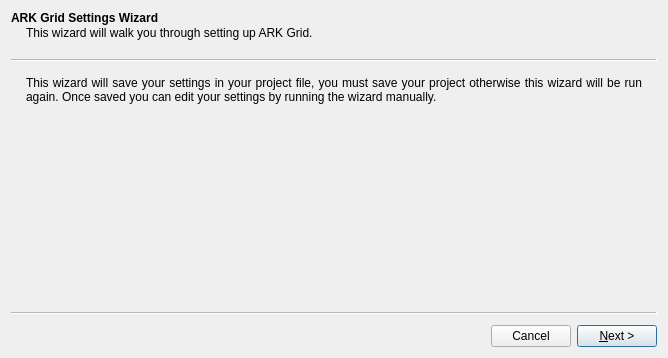
<?xml version="1.0" encoding="UTF-8"?>
<ui version="4.0">
 <class>SettingsWizard</class>
 <widget class="QWizard" name="SettingsWizard">
  <property name="geometry">
   <rect>
    <x>0</x>
    <y>0</y>
    <width>668</width>
    <height>358</height>
   </rect>
  </property>
  <property name="windowTitle">
   <string>Wizard</string>
  </property>
  <property name="options">
   <set>QWizard::CancelButtonOnLeft|QWizard::NoBackButtonOnStartPage|QWizard::NoDefaultButton</set>
  </property>
  <widget class="QWizardPage" name="welcomePage">
   <property name="title">
    <string>ARK Grid Settings Wizard</string>
   </property>
   <property name="subTitle">
    <string>This wizard will walk you through setting up ARK Grid.</string>
   </property>
   <attribute name="pageId">
    <string notr="true">welcomePage</string>
   </attribute>
   <layout class="QGridLayout" name="gridLayout">
    <item row="0" column="0">
     <widget class="QLabel" name="label">
      <property name="text">
       <string>This wizard will save your settings in your project file, you must save your project otherwise this wizard will be run again. Once saved you can edit your settings by running the wizard manually.</string>
      </property>
      <property name="alignment">
       <set>Qt::AlignJustify|Qt::AlignVCenter</set>
      </property>
      <property name="wordWrap">
       <bool>true</bool>
      </property>
     </widget>
    </item>
   </layout>
  </widget>
  <widget class="QWizardPage" name="folderPage">
   <property name="title">
    <string>Project Folder</string>
   </property>
   <property name="subTitle">
    <string>Please choose your Project Folder.</string>
   </property>
   <attribute name="pageId">
    <string notr="true">folderPage</string>
   </attribute>
   <layout class="QGridLayout" name="gridLayout_2">
    <item row="0" column="0">
     <widget class="QLabel" name="folderLabel">
      <property name="text">
       <string>This will default to your current project folder if it exists. The chosen folder will be created if it does not already exist. ARK Grid wil store the shapefiles it needs in the project folder under 'vector/grid'.
</string>
      </property>
      <property name="alignment">
       <set>Qt::AlignJustify|Qt::AlignVCenter</set>
      </property>
      <property name="wordWrap">
       <bool>true</bool>
      </property>
      <property name="buddy">
       <cstring>projectFolderEdit</cstring>
      </property>
     </widget>
    </item>
    <item row="1" column="0">
     <layout class="QHBoxLayout" name="projectFolderLayout">
      <item>
       <widget class="QLineEdit" name="projectFolderEdit"/>
      </item>
      <item>
       <widget class="QToolButton" name="projectFolderButton">
        <property name="icon">
         <iconset>
          <normaloff>:/plugins/ark/folder.png</normaloff>:/plugins/ark/folder.png</iconset>
        </property>
       </widget>
      </item>
     </layout>
    </item>
   </layout>
  </widget>
  <widget class="QWizardPage" name="confirmPage">
   <property name="title">
    <string>Select Files</string>
   </property>
   <property name="subTitle">
    <string>Select the grid file names to use.</string>
   </property>
   <attribute name="pageId">
    <string notr="true">confirmPage</string>
   </attribute>
   <layout class="QGridLayout" name="gridLayout_3">
    <item row="9" column="1">
     <spacer name="verticalSpacer">
      <property name="orientation">
       <enum>Qt::Vertical</enum>
      </property>
      <property name="sizeHint" stdset="0">
       <size>
        <width>20</width>
        <height>10</height>
       </size>
      </property>
     </spacer>
    </item>
    <item row="4" column="0">
     <widget class="QLabel" name="gridPointNameLabel">
      <property name="text">
       <string>Points File Name:</string>
      </property>
      <property name="buddy">
       <cstring>gridPointsNameEdit</cstring>
      </property>
     </widget>
    </item>
    <item row="0" column="0" colspan="2">
     <widget class="QLabel" name="confirmLabel">
      <property name="text">
       <string>Click on the Done button to create your files. All required folders and files will be created. No existing data files will be overwritten. You must specify a Points File Name, but if you leave the Lines or Polygons field empty that file will not be created.
</string>
      </property>
      <property name="alignment">
       <set>Qt::AlignJustify|Qt::AlignVCenter</set>
      </property>
      <property name="wordWrap">
       <bool>true</bool>
      </property>
     </widget>
    </item>
    <item row="4" column="1">
     <widget class="QLineEdit" name="gridPointsNameEdit"/>
    </item>
    <item row="8" column="1">
     <widget class="QLineEdit" name="gridPolygonsNameEdit">
      <property name="enabled">
       <bool>false</bool>
      </property>
     </widget>
    </item>
    <item row="2" column="0">
     <widget class="QLabel" name="gridGroupNameLabel">
      <property name="text">
       <string>Group Name:</string>
      </property>
      <property name="buddy">
       <cstring>gridGroupNameEdit</cstring>
      </property>
     </widget>
    </item>
    <item row="6" column="0">
     <widget class="QLabel" name="gridLinesNameLabel">
      <property name="enabled">
       <bool>false</bool>
      </property>
      <property name="text">
       <string>Lines File Name:</string>
      </property>
      <property name="buddy">
       <cstring>gridLinesNameEdit</cstring>
      </property>
     </widget>
    </item>
    <item row="8" column="0">
     <widget class="QLabel" name="gridPolygonsNameLabel">
      <property name="enabled">
       <bool>false</bool>
      </property>
      <property name="text">
       <string>Polygons File Name:</string>
      </property>
      <property name="buddy">
       <cstring>gridPolygonsNameEdit</cstring>
      </property>
     </widget>
    </item>
    <item row="6" column="1">
     <widget class="QLineEdit" name="gridLinesNameEdit">
      <property name="enabled">
       <bool>false</bool>
      </property>
     </widget>
    </item>
    <item row="2" column="1">
     <widget class="QLineEdit" name="gridGroupNameEdit"/>
    </item>
   </layout>
  </widget>
 </widget>
 <resources>
  <include location="resources.qrc"/>
 </resources>
 <connections/>
</ui>
